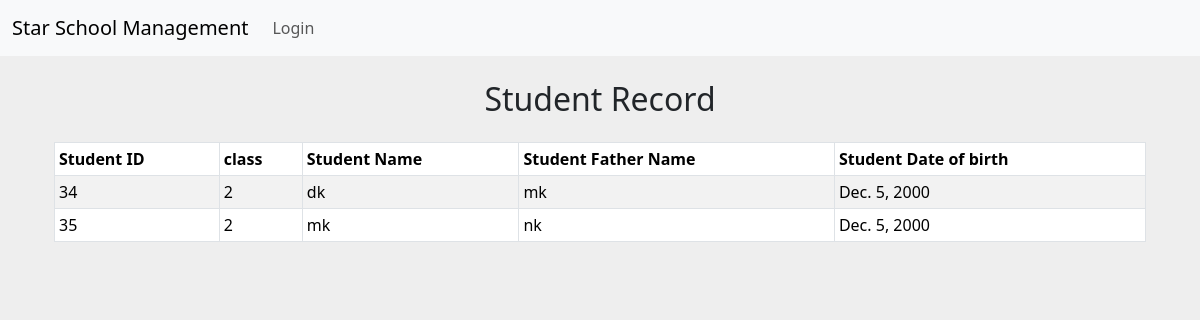
Screenshot of /school/class/31/class-wise-students/ with the database file from the repository.
### school/models.py (models this page shows, shortened)
class Student(models.Model):
    clas = models.ForeignKey("Class", on_delete=models.CASCADE, null=True)
    name = models.CharField(max_length=60)
    father_name = models.CharField(max_length=60)
    date_of_birth = models.DateField(null=True)
    city = models.CharField(max_length=30)
    state = models.CharField(max_length=30)
    county = models.CharField(max_length=30)

class Class(models.Model):
    teacher = models.ManyToManyField(User)
    name = models.CharField(max_length=60, unique=True)
    def __str__(self):
        return self.name

### school/views.py (the view)
# urls.py: path('class/<int:pk>/class-wise-students/', views.class_wise_students, name='class_wise_students'),
def class_wise_students(request, pk):
    clas = Class.objects.get(pk=pk)
    student_list = Student.objects.filter(clas=clas)
    return render(request, 'student/class_wise_students.html', {'student_list': student_list})

### school/templates/student/class_wise_students.html (shortened to what this page needs)
{% extends 'home/base.html' %}
{% block content %}
<h2 class="text-center mt-4">Student Record</h2>
    <div class="container mt-4">
        <table class="table table-striped table-bordered table-sm">
            <thead class="thead-dark">
                <tr>
                    <th>Student ID</th>
                    <th>class</th>
                    <th>Student Name</th>
                    <th>Student Father Name</th>
                    <th>Student Date of birth</th>
                </tr>
            </thead>
            <tbody>
                {% for student in student_list %}
                <tr>
                    <td>{{ student.id }}</td>
                    <td>{{ student.clas }}</td>
                    <td>{{ student.name }}</td>
                    <td>{{ student.father_name }}</td>
                    <td>{{ student.date_of_birth }}</td>
                </tr>
                {% endfor %}
            </tbody>
        </table>
        <br>
        <br>
    </div>
{% endblock %}

### school/static/styles/style.css (style rules this page uses)
* { margin:0; padding:0 }
body { background-color: #eee!important; }

### rows the page displays
Student: id "34", clas "2", name "dk", father_name "mk", date_of_birth "Dec. 5, 2000"
Student: id "35", clas "2", name "mk", father_name "nk", date_of_birth "Dec. 5, 2000"
